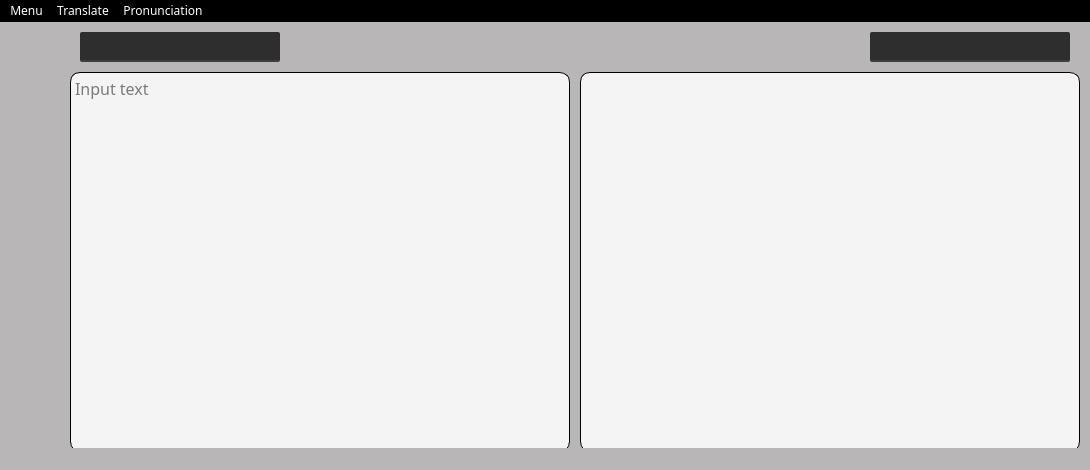
<?xml version="1.0" encoding="UTF-8"?>
<ui version="4.0">
 <class>MainWindow</class>
 <widget class="QMainWindow" name="MainWindow">
  <property name="enabled">
   <bool>true</bool>
  </property>
  <property name="geometry">
   <rect>
    <x>0</x>
    <y>0</y>
    <width>1090</width>
    <height>470</height>
   </rect>
  </property>
  <property name="minimumSize">
   <size>
    <width>1090</width>
    <height>470</height>
   </size>
  </property>
  <property name="maximumSize">
   <size>
    <width>1090</width>
    <height>470</height>
   </size>
  </property>
  <property name="mouseTracking">
   <bool>false</bool>
  </property>
  <property name="windowTitle">
   <string>Translated mate</string>
  </property>
  <property name="autoFillBackground">
   <bool>false</bool>
  </property>
  <property name="styleSheet">
   <string notr="true">* {
   background-color: #b8b6b6;
   font: Fira Sans Condensed;     
}
QScrollBar {
	border: none;
}
QScrollBar:vertical {
    background: #f4f4f5;
    width: 10px;
    margin: 0px;
	border: none;
	border-radius: 0px;
}
QScrollBar::handle:vertical {
    background: #d0d0d0;
    min-height: 0px;
	border-radius: 7px;
}
QScrollBar::add-line:vertical {
    height: -10px;
    subcontrol-position: bottom;
    subcontrol-origin: margin;
}
QScrollBar::sub-line:vertical {
    height:  -10 px;
    subcontrol-position: top;
    subcontrol-origin: margin;
}</string>
  </property>
  <widget class="QWidget" name="Grid">
   <widget class="ClickableLabel" name="TranslateWindow">
    <property name="geometry">
     <rect>
      <x>10</x>
      <y>60</y>
      <width>40</width>
      <height>40</height>
     </rect>
    </property>
    <property name="cursor">
     <cursorShape>PointingHandCursor</cursorShape>
    </property>
    <property name="focusPolicy">
     <enum>Qt::NoFocus</enum>
    </property>
    <property name="toolTip">
     <string>Translate text</string>
    </property>
    <property name="autoFillBackground">
     <bool>false</bool>
    </property>
    <property name="styleSheet">
     <string notr="true"/>
    </property>
    <property name="text">
     <string/>
    </property>
    <property name="pixmap">
     <pixmap>img/translation.png</pixmap>
    </property>
    <property name="scaledContents">
     <bool>true</bool>
    </property>
   </widget>
   <widget class="QStackedWidget" name="DisplayArea">
    <property name="geometry">
     <rect>
      <x>50</x>
      <y>0</y>
      <width>1031</width>
      <height>441</height>
     </rect>
    </property>
    <property name="currentIndex">
     <number>0</number>
    </property>
    <widget class="QWidget" name="Translate">
     <widget class="QTextEdit" name="inputBox">
      <property name="geometry">
       <rect>
        <x>20</x>
        <y>50</y>
        <width>500</width>
        <height>380</height>
       </rect>
      </property>
      <property name="styleSheet">
       <string notr="true">border: 1px solid black;
border-radius: 10px;
background: #f4f4f5;
font-size: 16px;
color:black;</string>
      </property>
      <property name="placeholderText">
       <string>Input text</string>
      </property>
     </widget>
     <widget class="QTextEdit" name="translateBox">
      <property name="enabled">
       <bool>true</bool>
      </property>
      <property name="geometry">
       <rect>
        <x>530</x>
        <y>50</y>
        <width>500</width>
        <height>380</height>
       </rect>
      </property>
      <property name="styleSheet">
       <string notr="true">border: 1px solid black;
border-radius: 10px;
background: #f4f4f5;
font-size: 16px;
color:black;</string>
      </property>
      <property name="readOnly">
       <bool>true</bool>
      </property>
     </widget>
     <widget class="ClickableLabel" name="copyTranslate">
      <property name="geometry">
       <rect>
        <x>970</x>
        <y>380</y>
        <width>30</width>
        <height>30</height>
       </rect>
      </property>
      <property name="cursor">
       <cursorShape>PointingHandCursor</cursorShape>
      </property>
      <property name="focusPolicy">
       <enum>Qt::NoFocus</enum>
      </property>
      <property name="toolTip">
       <string>Copy translate to clipboard</string>
      </property>
      <property name="autoFillBackground">
       <bool>false</bool>
      </property>
      <property name="styleSheet">
       <string notr="true">#copyTranslate {
	background-repeat: no-repeat;
 	border-radius:  5px;
	opacity: 0.5;
	background: none;
	padding: 7px;
}
#copyTranslate:hover  {
	opacity: 1;
	background: #dedddd;
}</string>
      </property>
      <property name="frameShape">
       <enum>QFrame::NoFrame</enum>
      </property>
      <property name="text">
       <string/>
      </property>
      <property name="pixmap">
       <pixmap>img/copy.png</pixmap>
      </property>
      <property name="scaledContents">
       <bool>true</bool>
      </property>
     </widget>
     <widget class="ClickableLabel" name="cleanTranslate">
      <property name="geometry">
       <rect>
        <x>470</x>
        <y>60</y>
        <width>30</width>
        <height>30</height>
       </rect>
      </property>
      <property name="cursor">
       <cursorShape>PointingHandCursor</cursorShape>
      </property>
      <property name="focusPolicy">
       <enum>Qt::NoFocus</enum>
      </property>
      <property name="toolTip">
       <string>Clean input and translated text</string>
      </property>
      <property name="autoFillBackground">
       <bool>false</bool>
      </property>
      <property name="styleSheet">
       <string notr="true">#cleanTranslate {
	background-repeat: no-repeat;
 	border-radius:  5px;
	background: none;
	opacity: 0.5;
	padding: 7px;
}
#cleanTranslate:hover  {
	opacity: 1;
	background: #dedddd;
}</string>
      </property>
      <property name="text">
       <string/>
      </property>
      <property name="pixmap">
       <pixmap>img/close.png</pixmap>
      </property>
      <property name="scaledContents">
       <bool>true</bool>
      </property>
     </widget>
     <widget class="QComboBox" name="sourceLangList">
      <property name="geometry">
       <rect>
        <x>30</x>
        <y>10</y>
        <width>200</width>
        <height>30</height>
       </rect>
      </property>
      <property name="styleSheet">
       <string notr="true">#sourceLangList {
    font: 11pt Fira Sans Condensed;     
    background-color: #2e2e2e;
    border-top: 0px solid #3e3e3e;
    border-left: 0px solid #3e3e3e;
    border-right: 0px solid #3e3e3e;
    border-bottom: 2px solid #3e3e3e;
    padding: 5%;
    max-height: 30px;
    min-width: 140px;
    color: white;
    selection-background-color: #5e5e5e;
	border-radius: 2px;
}
#sourceLangList:drop-down {
    border: none;
}
#sourceLangList:down-arrow {
    image: url(img/downButton.png);
    width: 25px;
    height: 25px;
    border-width: 0px;
    padding-right: 10px;
}

#sourceLangList:pressed {
    position: relative;
    top: 1px; left: 1px;
}</string>
      </property>
      <property name="editable">
       <bool>true</bool>
      </property>
     </widget>
     <widget class="ClickableLabel" name="reverseTranslate">
      <property name="geometry">
       <rect>
        <x>510</x>
        <y>10</y>
        <width>30</width>
        <height>30</height>
       </rect>
      </property>
      <property name="cursor">
       <cursorShape>PointingHandCursor</cursorShape>
      </property>
      <property name="focusPolicy">
       <enum>Qt::NoFocus</enum>
      </property>
      <property name="toolTip">
       <string>Reverse translate</string>
      </property>
      <property name="autoFillBackground">
       <bool>false</bool>
      </property>
      <property name="styleSheet">
       <string notr="true">#reverseTranslate {
	background-repeat: no-repeat;
 	border-radius:  5px;
}
#reverseTranslate:hover  {
	background:  #fff6f7;
}</string>
      </property>
      <property name="text">
       <string/>
      </property>
      <property name="pixmap">
       <pixmap>img/reverseTranslate.png</pixmap>
      </property>
      <property name="scaledContents">
       <bool>true</bool>
      </property>
     </widget>
     <widget class="QComboBox" name="targetLangList">
      <property name="geometry">
       <rect>
        <x>820</x>
        <y>10</y>
        <width>200</width>
        <height>30</height>
       </rect>
      </property>
      <property name="styleSheet">
       <string notr="true">#targetLangList {
    font: 11pt Fira Sans Condensed;     
    background-color: #2e2e2e;
    border-top: 0px solid #3e3e3e;
    border-left: 0px solid #3e3e3e;
    border-right: 0px solid #3e3e3e;
    border-bottom: 2px solid #3e3e3e;
    padding: 5%;
    max-height: 30px;
    min-width: 140px;
    color: white;
    selection-background-color: #5e5e5e;
	border-radius: 2px;
}
#targetLangList:drop-down {
    border: none;
}
#targetLangList:down-arrow {
    image: url(img/downButton.png);
    width: 25px;
    height: 25px;
    border-width: 0px;
    padding-right: 10px;
}

#targetLangList:pressed {
    position: relative;
    top: 1px; left: 1px;
}</string>
      </property>
      <property name="editable">
       <bool>true</bool>
      </property>
     </widget>
     <widget class="ClickableLabel" name="saveTranslatedText">
      <property name="geometry">
       <rect>
        <x>940</x>
        <y>380</y>
        <width>30</width>
        <height>30</height>
       </rect>
      </property>
      <property name="cursor">
       <cursorShape>PointingHandCursor</cursorShape>
      </property>
      <property name="focusPolicy">
       <enum>Qt::NoFocus</enum>
      </property>
      <property name="toolTip">
       <string>Save translated text</string>
      </property>
      <property name="autoFillBackground">
       <bool>false</bool>
      </property>
      <property name="styleSheet">
       <string notr="true">#saveTranslatedText {
	background-repeat: no-repeat;
 	border-radius:  5px;
	opacity: 0.5;
	background: none;
	padding: 7px;
}
#saveTranslatedText:hover  {
	opacity: 1;
	background: #dedddd;
}</string>
      </property>
      <property name="frameShape">
       <enum>QFrame::NoFrame</enum>
      </property>
      <property name="text">
       <string/>
      </property>
      <property name="pixmap">
       <pixmap>img/saveTranslatedText.png</pixmap>
      </property>
      <property name="scaledContents">
       <bool>true</bool>
      </property>
     </widget>
     <widget class="ClickableLabel" name="pronunciation">
      <property name="geometry">
       <rect>
        <x>910</x>
        <y>380</y>
        <width>30</width>
        <height>30</height>
       </rect>
      </property>
      <property name="cursor">
       <cursorShape>PointingHandCursor</cursorShape>
      </property>
      <property name="focusPolicy">
       <enum>Qt::NoFocus</enum>
      </property>
      <property name="toolTip">
       <string>Pronunciation</string>
      </property>
      <property name="autoFillBackground">
       <bool>false</bool>
      </property>
      <property name="styleSheet">
       <string notr="true">#pronunciation {
	background-repeat: no-repeat;
 	border-radius:  5px;
	opacity: 0.5;
	background: none;
	padding: 7px;
}
#pronunciation:hover  {
	opacity: 1;
	background: #dedddd;
}</string>
      </property>
      <property name="frameShape">
       <enum>QFrame::NoFrame</enum>
      </property>
      <property name="text">
       <string/>
      </property>
      <property name="textFormat">
       <enum>Qt::PlainText</enum>
      </property>
      <property name="pixmap">
       <pixmap>img/pronunciation.png</pixmap>
      </property>
      <property name="scaledContents">
       <bool>true</bool>
      </property>
     </widget>
    </widget>
    <widget class="QWidget" name="TranslationView">
     <widget class="QTableView" name="TranslationTableWidget">
      <property name="geometry">
       <rect>
        <x>20</x>
        <y>0</y>
        <width>1021</width>
        <height>441</height>
       </rect>
      </property>
      <property name="styleSheet">
       <string notr="true">QTableWidget {
	border: transparent;
}

QTableWidget::item {
	background: #fff5e0;
	color: #000000;
	font-size: 16px;
}

QTableWidget::item:focus
{
   background-color: #b8b6b6; 
	background: #b8b6b6;
   selection-background-color: #b8b6b6;
}

QHeaderView::section
{
	border-radius: 3px;
	text-align: center;
	font-weight: bold;
	spacing: 1px;
	background-color: white;
	color: black;
	border: 1px solid #676767;
	font-size:12px;
}</string>
      </property>
     </widget>
    </widget>
    <widget class="QWidget" name="FlashCards">
     <widget class="QStackedWidget" name="cardWidget">
      <property name="geometry">
       <rect>
        <x>40</x>
        <y>60</y>
        <width>200</width>
        <height>151</height>
       </rect>
      </property>
      <property name="currentIndex">
       <number>0</number>
      </property>
      <widget class="QWidget" name="page">
       <widget class="QPlainTextEdit" name="cardTextObj">
        <property name="geometry">
         <rect>
          <x>3</x>
          <y>10</y>
          <width>191</width>
          <height>141</height>
         </rect>
        </property>
        <property name="plainText">
         <string/>
        </property>
       </widget>
      </widget>
      <widget class="QWidget" name="page_2"/>
     </widget>
     <widget class="QLabel" name="flashCardCansel">
      <property name="geometry">
       <rect>
        <x>90</x>
        <y>230</y>
        <width>40</width>
        <height>40</height>
       </rect>
      </property>
      <property name="cursor">
       <cursorShape>PointingHandCursor</cursorShape>
      </property>
      <property name="focusPolicy">
       <enum>Qt::NoFocus</enum>
      </property>
      <property name="toolTip">
       <string>Save translation window</string>
      </property>
      <property name="autoFillBackground">
       <bool>false</bool>
      </property>
      <property name="styleSheet">
       <string notr="true">#flashCardsWindow {
	background-repeat: no-repeat;
	border-radius:  5px;
}
#flashCardsWindow:hover  {
	background:  #fff6f7;
}</string>
      </property>
      <property name="text">
       <string/>
      </property>
      <property name="pixmap">
       <pixmap>img/cansel.png</pixmap>
      </property>
      <property name="scaledContents">
       <bool>true</bool>
      </property>
     </widget>
     <widget class="QLabel" name="flashCardOk">
      <property name="geometry">
       <rect>
        <x>130</x>
        <y>230</y>
        <width>40</width>
        <height>40</height>
       </rect>
      </property>
      <property name="cursor">
       <cursorShape>PointingHandCursor</cursorShape>
      </property>
      <property name="focusPolicy">
       <enum>Qt::NoFocus</enum>
      </property>
      <property name="toolTip">
       <string>Save translation window</string>
      </property>
      <property name="autoFillBackground">
       <bool>false</bool>
      </property>
      <property name="styleSheet">
       <string notr="true">#flashCardsWindow {
	background-repeat: no-repeat;
	border-radius:  5px;
}
#flashCardsWindow:hover  {
	background:  #fff6f7;
}</string>
      </property>
      <property name="text">
       <string/>
      </property>
      <property name="pixmap">
       <pixmap>img/ok.png</pixmap>
      </property>
      <property name="scaledContents">
       <bool>true</bool>
      </property>
     </widget>
    </widget>
   </widget>
   <widget class="ClickableLabel" name="TranslationViewWindow">
    <property name="geometry">
     <rect>
      <x>10</x>
      <y>110</y>
      <width>40</width>
      <height>40</height>
     </rect>
    </property>
    <property name="cursor">
     <cursorShape>PointingHandCursor</cursorShape>
    </property>
    <property name="focusPolicy">
     <enum>Qt::NoFocus</enum>
    </property>
    <property name="toolTip">
     <string>Save translation window</string>
    </property>
    <property name="autoFillBackground">
     <bool>false</bool>
    </property>
    <property name="styleSheet">
     <string notr="true"/>
    </property>
    <property name="text">
     <string/>
    </property>
    <property name="pixmap">
     <pixmap>img/saveButton.png</pixmap>
    </property>
    <property name="scaledContents">
     <bool>true</bool>
    </property>
   </widget>
   <widget class="ClickableLabel" name="FlashCardsWindow">
    <property name="geometry">
     <rect>
      <x>10</x>
      <y>160</y>
      <width>40</width>
      <height>40</height>
     </rect>
    </property>
    <property name="cursor">
     <cursorShape>PointingHandCursor</cursorShape>
    </property>
    <property name="focusPolicy">
     <enum>Qt::NoFocus</enum>
    </property>
    <property name="toolTip">
     <string>Flash cards window</string>
    </property>
    <property name="autoFillBackground">
     <bool>false</bool>
    </property>
    <property name="styleSheet">
     <string notr="true"/>
    </property>
    <property name="text">
     <string/>
    </property>
    <property name="pixmap">
     <pixmap>img/flashCards.png</pixmap>
    </property>
    <property name="scaledContents">
     <bool>true</bool>
    </property>
   </widget>
  </widget>
  <widget class="QMenuBar" name="MenuBar">
   <property name="geometry">
    <rect>
     <x>0</x>
     <y>0</y>
     <width>1090</width>
     <height>20</height>
    </rect>
   </property>
   <property name="cursor">
    <cursorShape>ArrowCursor</cursorShape>
   </property>
   <property name="autoFillBackground">
    <bool>false</bool>
   </property>
   <property name="styleSheet">
    <string notr="true">#MenuBar {
	background: black;
	color: white;
}
</string>
   </property>
   <widget class="QMenu" name="Menu">
    <property name="cursor">
     <cursorShape>PointingHandCursor</cursorShape>
    </property>
    <property name="styleSheet">
     <string notr="true">background-color: #2e2e2e;</string>
    </property>
    <property name="title">
     <string>Menu</string>
    </property>
    <addaction name="actionExit"/>
   </widget>
   <widget class="QMenu" name="MenuTranslate">
    <property name="cursor">
     <cursorShape>PointingHandCursor</cursorShape>
    </property>
    <property name="styleSheet">
     <string notr="true">background-color: #2e2e2e;</string>
    </property>
    <property name="title">
     <string>Translate</string>
    </property>
    <widget class="QMenu" name="chooseTranslator">
     <property name="styleSheet">
      <string notr="true"/>
     </property>
     <property name="title">
      <string>Translator</string>
     </property>
     <addaction name="actionDeeplTranslator"/>
     <addaction name="actionGoogleTranslator"/>
    </widget>
    <addaction name="chooseTranslator"/>
    <addaction name="actionLeaveTheFormatting"/>
   </widget>
   <widget class="QMenu" name="MenuProunanciation">
    <property name="cursor">
     <cursorShape>PointingHandCursor</cursorShape>
    </property>
    <property name="styleSheet">
     <string notr="true">background-color: #2e2e2e;</string>
    </property>
    <property name="title">
     <string>Pronunciation</string>
    </property>
    <widget class="QMenu" name="MenuType">
     <property name="title">
      <string>Type</string>
     </property>
     <addaction name="actionPyttsx"/>
    </widget>
    <addaction name="MenuType"/>
   </widget>
   <addaction name="Menu"/>
   <addaction name="MenuTranslate"/>
   <addaction name="MenuProunanciation"/>
  </widget>
  <widget class="QStatusBar" name="StatusBar"/>
  <action name="actionExit">
   <property name="text">
    <string>Exit</string>
   </property>
   <property name="shortcutVisibleInContextMenu">
    <bool>false</bool>
   </property>
  </action>
  <action name="actionGoogleTranslator">
   <property name="checkable">
    <bool>true</bool>
   </property>
   <property name="checked">
    <bool>true</bool>
   </property>
   <property name="text">
    <string>Google</string>
   </property>
  </action>
  <action name="actionLeaveTheFormatting">
   <property name="checkable">
    <bool>true</bool>
   </property>
   <property name="text">
    <string>Leave the formatting</string>
   </property>
  </action>
  <action name="actionDeeplTranslator">
   <property name="checkable">
    <bool>true</bool>
   </property>
   <property name="checked">
    <bool>false</bool>
   </property>
   <property name="text">
    <string>Deepl</string>
   </property>
  </action>
  <action name="actionPyttsx">
   <property name="checkable">
    <bool>true</bool>
   </property>
   <property name="checked">
    <bool>true</bool>
   </property>
   <property name="text">
    <string>Pyttsx</string>
   </property>
  </action>
 </widget>
 <customwidgets>
  <customwidget>
   <class>ClickableLabel</class>
   <extends>QLabel</extends>
   <header>ui/widgets/clickable_label</header>
  </customwidget>
 </customwidgets>
 <resources/>
 <connections/>
</ui>
